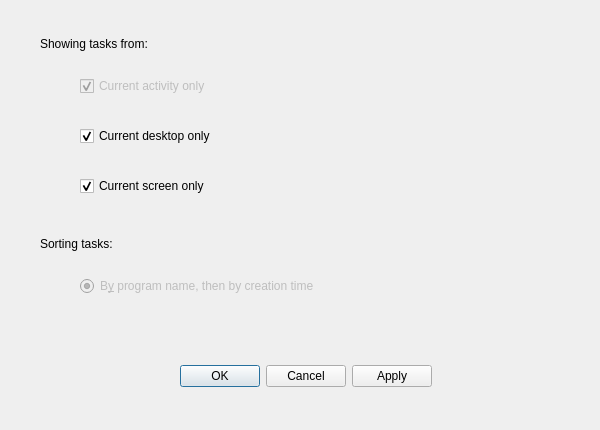
<?xml version="1.0" encoding="UTF-8"?>
<ui version="4.0">
 <class>TaskManagerSettingsDialog</class>
 <widget class="QDialog" name="TaskManagerSettingsDialog">
  <property name="geometry">
   <rect>
    <x>0</x>
    <y>0</y>
    <width>600</width>
    <height>430</height>
   </rect>
  </property>
  <property name="windowTitle">
   <string>Task Manager Settings</string>
  </property>
  <widget class="QDialogButtonBox" name="buttonBox">
   <property name="geometry">
    <rect>
     <x>40</x>
     <y>360</y>
     <width>531</width>
     <height>32</height>
    </rect>
   </property>
   <property name="orientation">
    <enum>Qt::Horizontal</enum>
   </property>
   <property name="standardButtons">
    <set>QDialogButtonBox::Apply|QDialogButtonBox::Cancel|QDialogButtonBox::Ok</set>
   </property>
   <property name="centerButtons">
    <bool>true</bool>
   </property>
  </widget>
  <widget class="QLabel" name="showLabel">
   <property name="geometry">
    <rect>
     <x>40</x>
     <y>30</y>
     <width>351</width>
     <height>28</height>
    </rect>
   </property>
   <property name="text">
    <string>Showing tasks from:</string>
   </property>
  </widget>
  <widget class="QCheckBox" name="showCurrentActivityOnly">
   <property name="enabled">
    <bool>false</bool>
   </property>
   <property name="geometry">
    <rect>
     <x>80</x>
     <y>70</y>
     <width>401</width>
     <height>32</height>
    </rect>
   </property>
   <property name="text">
    <string>Current activity only</string>
   </property>
   <property name="checkable">
    <bool>true</bool>
   </property>
   <property name="checked">
    <bool>true</bool>
   </property>
  </widget>
  <widget class="QCheckBox" name="showCurrentDesktopOnly">
   <property name="geometry">
    <rect>
     <x>80</x>
     <y>120</y>
     <width>401</width>
     <height>32</height>
    </rect>
   </property>
   <property name="text">
    <string>Current desktop only</string>
   </property>
   <property name="checked">
    <bool>true</bool>
   </property>
  </widget>
  <widget class="QCheckBox" name="showCurrentScreenOnly">
   <property name="geometry">
    <rect>
     <x>80</x>
     <y>170</y>
     <width>421</width>
     <height>32</height>
    </rect>
   </property>
   <property name="text">
    <string>Current screen only</string>
   </property>
   <property name="checked">
    <bool>true</bool>
   </property>
  </widget>
  <widget class="QLabel" name="sortLabel">
   <property name="geometry">
    <rect>
     <x>40</x>
     <y>230</y>
     <width>341</width>
     <height>28</height>
    </rect>
   </property>
   <property name="text">
    <string>Sorting tasks:</string>
   </property>
  </widget>
  <widget class="QRadioButton" name="sortProgramName">
   <property name="enabled">
    <bool>false</bool>
   </property>
   <property name="geometry">
    <rect>
     <x>80</x>
     <y>270</y>
     <width>451</width>
     <height>32</height>
    </rect>
   </property>
   <property name="text">
    <string>B&amp;y program name, then by creation time</string>
   </property>
   <property name="checked">
    <bool>true</bool>
   </property>
  </widget>
 </widget>
 <resources/>
 <connections>
  <connection>
   <sender>buttonBox</sender>
   <signal>accepted()</signal>
   <receiver>TaskManagerSettingsDialog</receiver>
   <slot>accept()</slot>
   <hints>
    <hint type="sourcelabel">
     <x>248</x>
     <y>254</y>
    </hint>
    <hint type="destinationlabel">
     <x>157</x>
     <y>274</y>
    </hint>
   </hints>
  </connection>
  <connection>
   <sender>buttonBox</sender>
   <signal>rejected()</signal>
   <receiver>TaskManagerSettingsDialog</receiver>
   <slot>reject()</slot>
   <hints>
    <hint type="sourcelabel">
     <x>316</x>
     <y>260</y>
    </hint>
    <hint type="destinationlabel">
     <x>286</x>
     <y>274</y>
    </hint>
   </hints>
  </connection>
 </connections>
</ui>
